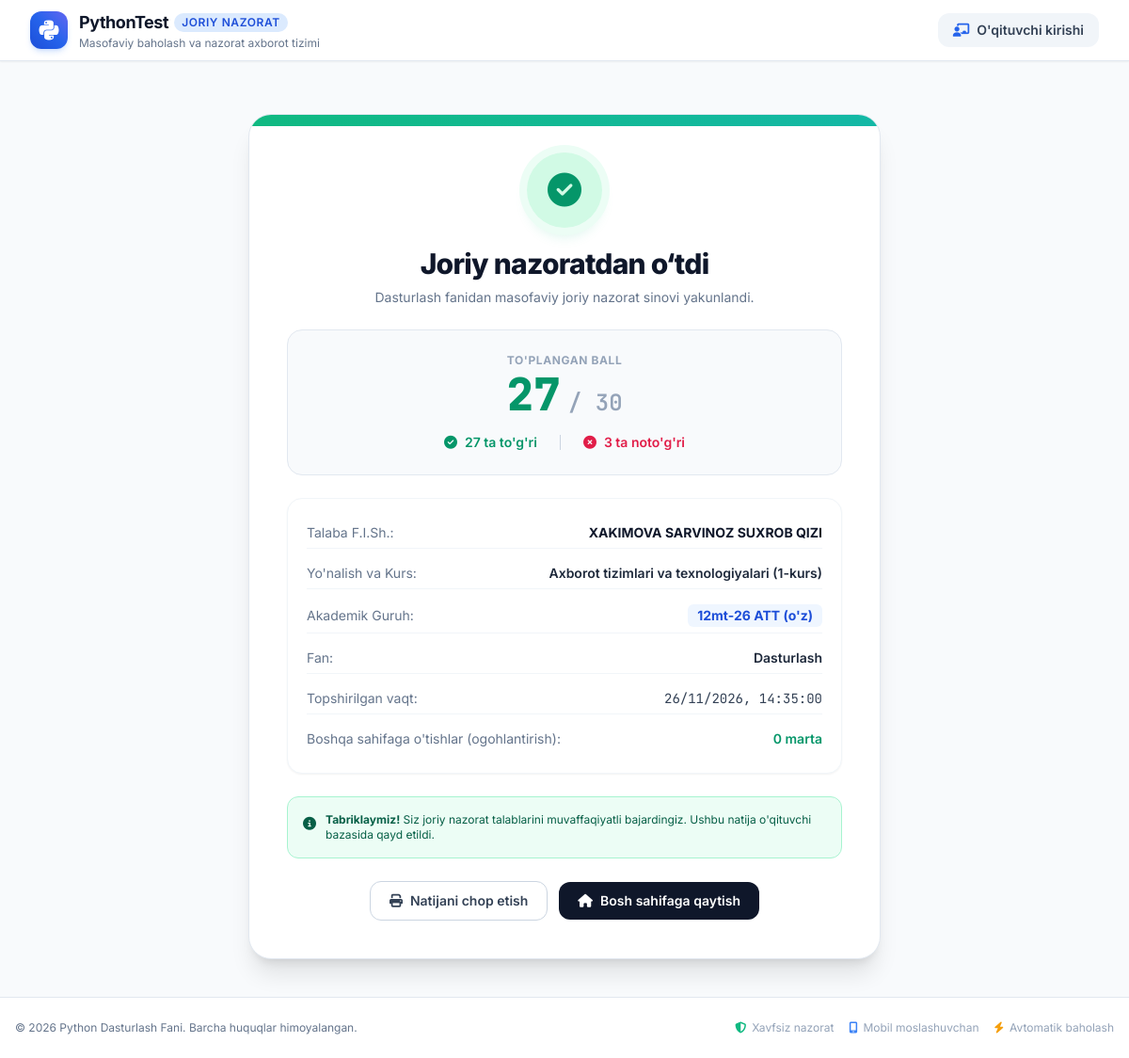
Page /result/61 on the committed database.
### tables this page shows
CREATE TABLE exam_sessions (
        id INTEGER PRIMARY KEY AUTOINCREMENT,
        student_id INTEGER NOT NULL,
        subject TEXT NOT NULL DEFAULT 'Dasturlash',
        started_at TEXT NOT NULL,
        finished_at TEXT,
        time_limit_minutes INTEGER NOT NULL DEFAULT 30,
        is_completed INTEGER NOT NULL DEFAULT 0,
        total_score INTEGER DEFAULT 0,
        max_score INTEGER NOT NULL DEFAULT 30,
        correct_count INTEGER DEFAULT 0,
        incorrect_count INTEGER DEFAULT 0,
        status_text TEXT DEFAULT '',
        tab_switch_count INTEGER DEFAULT 0,
        session_questions_json TEXT NOT NULL,
        student_answers_json TEXT DEFAULT '{}',
        is_modified_by_teacher INTEGER DEFAULT 0,
        FOREIGN KEY (student_id) REFERENCES students (id)
    );

CREATE TABLE students (
        id INTEGER PRIMARY KEY AUTOINCREMENT,
        full_name TEXT NOT NULL,
        direction TEXT NOT NULL,
        course INTEGER NOT NULL,
        group_name TEXT NOT NULL,
        created_at TEXT NOT NULL
    , student_id_number TEXT DEFAULT '');

### app.py (the view)
@app.route('/result/<int:session_id>')
def exam_result(session_id):
    sess_data = get_session_by_id(session_id)
    if not sess_data:
        flash("Natija topilmadi!", "danger")
        return redirect(url_for('index'))
    return render_template('result.html', exam=sess_data)

### database.py (called while the page is built)
def get_db_connection():
    conn = sqlite3.connect(DB_PATH)
    conn.row_factory = sqlite3.Row
    return conn

def get_session_by_id(session_id):
    conn = get_db_connection()
    cursor = conn.cursor()
    cursor.execute('''
        SELECT e.*, s.student_id_number, s.full_name, s.direction, s.course, s.group_name
        FROM exam_sessions e
        JOIN students s ON e.student_id = s.id
        WHERE e.id = ?
    ''', (session_id,))
    row = cursor.fetchone()
    conn.close()
    return row

### templates/result.html (shortened to what this page needs)
{% extends 'base.html' %}
{% block content %}
<div class="max-w-2xl mx-auto py-4">
    <div class="bg-white border border-slate-200 rounded-3xl p-6 sm:p-10 shadow-xl text-center relative overflow-hidden">
        <div class="absolute top-0 left-0 right-0 h-3 {% if 'o‘tdi' in exam.status_text|lower %}bg-gradient-to-r from-emerald-500 to-teal-500{% else %}bg-gradient-to-r from-rose-500 to-red-600{% endif %}"></div>
        <div class="mb-5 inline-flex items-center justify-center">
            {% if 'o‘tdi' in exam.status_text|lower %}
                <div class="w-20 h-20 rounded-full bg-emerald-100 text-emerald-600 flex items-center justify-center text-4xl shadow-lg shadow-emerald-500/20 ring-8 ring-emerald-50">
                    <i class="fa-solid fa-circle-check"></i>
                </div>
            {% else %}
                <div class="w-20 h-20 rounded-full bg-rose-100 text-rose-600 flex items-center justify-center text-4xl shadow-lg shadow-rose-500/20 ring-8 ring-rose-50">
                    <i class="fa-solid fa-circle-xmark"></i>
                </div>
            {% endif %}
        </div>
        <h1 class="text-2xl sm:text-3xl font-extrabold text-slate-900 tracking-tight mb-2">
            {{ exam.status_text }}
        </h1>
        <p class="text-xs sm:text-sm text-slate-500 mb-6">
            Dasturlash fanidan masofaviy joriy nazorat sinovi yakunlandi.
        </p>
        <div class="bg-slate-50 border border-slate-200 rounded-2xl p-6 mb-6">
            <div class="text-xs font-bold uppercase tracking-wider text-slate-400 mb-1">To'plangan Ball</div>
            <div class="flex items-baseline justify-center gap-2">
                <span class="text-5xl font-extrabold {% if 'o‘tdi' in exam.status_text|lower %}text-emerald-600{% else %}text-rose-600{% endif %} font-mono">
                    {{ exam.total_score }}
                </span>
                <span class="text-2xl text-slate-400 font-semibold font-mono">/ {{ exam.max_score }}</span>
            </div>
            <div class="mt-4 flex items-center justify-center gap-6 text-xs sm:text-sm font-semibold">
                <div class="flex items-center gap-2 text-emerald-600">
                    <i class="fa-solid fa-circle-check"></i>
                    <span>{{ exam.correct_count }} ta to'g'ri</span>
                </div>
                <div class="flex items-center gap-2 text-rose-600">
                    <i class="fa-solid fa-circle-xmark"></i>
                    <span>{{ exam.incorrect_count }} ta noto'g'ri</span>
                </div>
            </div>
        </div>
        <div class="bg-white border border-slate-100 rounded-2xl p-5 shadow-sm text-left mb-6 space-y-2.5 text-xs sm:text-sm">
            <div class="flex items-center justify-between py-1.5 border-b border-slate-100">
                <span class="text-slate-500">Talaba F.I.Sh.:</span>
                <span class="font-bold text-slate-900 text-right">{{ exam.full_name }}</span>
            </div>
            <div class="flex items-center justify-between py-1.5 border-b border-slate-100">
                <span class="text-slate-500">Yo'nalish va Kurs:</span>
                <span class="font-semibold text-slate-800 text-right">{{ exam.direction }} ({{ exam.course }}-kurs)</span>
            </div>
            <div class="flex items-center justify-between py-1.5 border-b border-slate-100">
                <span class="text-slate-500">Akademik Guruh:</span>
                <span class="font-bold text-brand-700 bg-brand-50 px-2.5 py-0.5 rounded-md">{{ exam.group_name }}</span>
            </div>
            <div class="flex items-center justify-between py-1.5 border-b border-slate-100">
                <span class="text-slate-500">Fan:</span>
                <span class="font-semibold text-slate-800">{{ exam.subject }}</span>
            </div>
            <div class="flex items-center justify-between py-1.5 border-b border-slate-100">
                <span class="text-slate-500">Topshirilgan vaqt:</span>
                <span class="font-mono text-slate-700">{{ exam.finished_at or exam.started_at }}</span>
            </div>
            <div class="flex items-center justify-between py-1.5">
                <span class="text-slate-500">Boshqa sahifaga o'tishlar (ogohlantirish):</span>
                <span class="font-semibold {% if exam.tab_switch_count > 0 %}text-amber-600 bg-amber-50 px-2 py-0.5 rounded{% else %}text-emerald-600{% endif %}">
                    {{ exam.tab_switch_count }} marta
                </span>
            </div>
        </div>
        <div class="p-4 rounded-xl text-xs text-left mb-6 {% if 'o‘tdi' in exam.status_text|lower %}bg-emerald-50 text-emerald-800 border border-emerald-200{% else %}bg-rose-50 text-rose-800 border border-rose-200{% endif %}">
            <div class="flex items-start gap-2.5">
                <i class="fa-solid fa-circle-info mt-0.5 text-sm"></i>
                <div>
                    {% if 'o‘tdi' in exam.status_text|lower %}
                        <strong>Tabriklaymiz!</strong> Siz joriy nazorat talablarini muvaffaqiyatli bajardingiz. Ushbu natija o'qituvchi bazasida qayd etildi.
                    {% else %}
                        <strong>Diqqat!</strong> Siz belgilangan minimal o'tish balini (18 ball) to'play olmadingiz. Qayta topshirish bo'yicha fanni o'qituvchi bilan maslahatlashing.
                    {% endif %}
                </div>
            </div>
        </div>
        <div class="flex flex-col sm:flex-row items-center justify-center gap-3">
            <button onclick="window.print()" class="w-full sm:w-auto px-5 py-2.5 rounded-xl border border-slate-300 hover:bg-slate-50 text-slate-700 font-semibold text-sm flex items-center justify-center gap-2 transition-all">
                <i class="fa-solid fa-print"></i>
                <span>Natijani chop etish</span>
            </button>
            <a href="{{ url_for('index') }}" class="w-full sm:w-auto px-5 py-2.5 rounded-xl bg-slate-900 hover:bg-slate-800 text-white font-semibold text-sm flex items-center justify-center gap-2 transition-all">
                <i class="fa-solid fa-house"></i>
                <span>Bosh sahifaga qaytish</span>
            </a>
        </div>
    </div>
</div>
{% endblock %}

### templates/base.html (shortened to what this page needs)
<!DOCTYPE html>
<html lang="uz">
<head>
    <script src="https://cdn.tailwindcss.com"></script>
    <link rel="stylesheet" href="https://cdnjs.cloudflare.com/ajax/libs/font-awesome/6.4.0/css/all.min.css">
    <link rel="stylesheet" href="{{ url_for('static', filename='css/style.css') }}">
</head>
<body class="bg-slate-50 text-slate-800 font-sans min-h-screen flex flex-col antialiased selection:bg-brand-500 selection:text-white">
    <header class="bg-white border-b border-slate-200 sticky top-0 z-40 shadow-sm backdrop-blur-md bg-white/90">
        <div class="max-w-7xl mx-auto px-4 sm:px-6 lg:px-8 h-16 flex items-center justify-between">
            <a href="{{ url_for('index') }}" class="flex items-center space-x-3 group">
                <div class="w-10 h-10 rounded-xl bg-gradient-to-tr from-brand-700 via-brand-600 to-indigo-500 flex items-center justify-center text-white shadow-md shadow-brand-500/20 group-hover:scale-105 transition-transform duration-200">
                    <i class="fa-brands fa-python text-2xl"></i>
                </div>
                <div>
                    <span class="text-lg font-bold text-slate-900 tracking-tight flex items-center gap-1.5">
                        PythonTest <span class="text-xs px-2 py-0.5 rounded-full bg-brand-100 text-brand-700 font-semibold uppercase tracking-wider">Joriy Nazorat</span>
                    </span>
                    <p class="text-xs text-slate-500 hidden sm:block">Masofaviy baholash va nazorat axborot tizimi</p>
                </div>
            </a>
            <div class="flex items-center space-x-3">
                {% if session.get('teacher_logged_in') %}
                    <a href="{{ url_for('teacher_dashboard') }}" class="inline-flex items-center gap-1.5 px-3 py-1.5 text-sm font-medium text-brand-700 bg-brand-50 hover:bg-brand-100 rounded-lg transition-colors">
                        <i class="fa-solid fa-gauge"></i>
                        <span>Boshqaruv paneli</span>
                    </a>
                    <a href="{{ url_for('logout') }}" class="inline-flex items-center gap-1.5 px-3 py-1.5 text-sm font-medium text-red-600 hover:bg-red-50 rounded-lg transition-colors">
                        <i class="fa-solid fa-arrow-right-from-bracket"></i>
                        <span class="hidden sm:inline">Chiqish</span>
                    </a>
                {% else %}
                    <a href="{{ url_for('login') }}" class="inline-flex items-center gap-2 px-4 py-2 text-sm font-semibold text-slate-700 bg-slate-100 hover:bg-slate-200 rounded-xl transition-all hover:shadow-sm">
                        <i class="fa-solid fa-chalkboard-user text-brand-600"></i>
                        <span>O'qituvchi kirishi</span>
                    </a>
                {% endif %}
            </div>
        </div>
    </header>
    <main class="flex-1 max-w-7xl w-full mx-auto px-4 sm:px-6 lg:px-8 py-6">
        {% block content %}{% endblock %}
    </main>
    <footer class="bg-white border-t border-slate-200 py-6 text-center text-xs text-slate-500 mt-auto">
        <div class="max-w-7xl mx-auto px-4 flex flex-col sm:flex-row items-center justify-between gap-3">
            <p>&copy; 2026 Python Dasturlash Fani. Barcha huquqlar himoyalangan.</p>
            <div class="flex items-center gap-4 text-slate-400">
                <span class="inline-flex items-center gap-1.5"><i class="fa-solid fa-shield-halved text-emerald-500"></i> Xavfsiz nazorat</span>
                <span class="inline-flex items-center gap-1.5"><i class="fa-solid fa-mobile-screen text-brand-500"></i> Mobil moslashuvchan</span>
                <span class="inline-flex items-center gap-1.5"><i class="fa-solid fa-bolt text-amber-500"></i> Avtomatik baholash</span>
            </div>
        </div>
    </footer>
</body>
</html>

### static/css/style.css (style rules this page uses)
* { -webkit-tap-highlight-color: transparent; }
input, select, textarea, button, label { -webkit-user-select: auto !important; user-select: auto !important; -webkit-touch-callout: default !important; }

### rows in the picture
exam_sessions: status_text "Joriy nazoratdan o‘tdi", total_score "27", max_score "30", correct_count "27", incorrect_count "3", subject "Dasturlash", finished_at "26/11/2026, 14:35:00", tab_switch_count "0"
students: full_name "XAKIMOVA SARVINOZ SUXROB QIZI", direction "Axborot tizimlari va texnologiyalari", course "1", group_name "12mt-26 ATT (o'z)"
